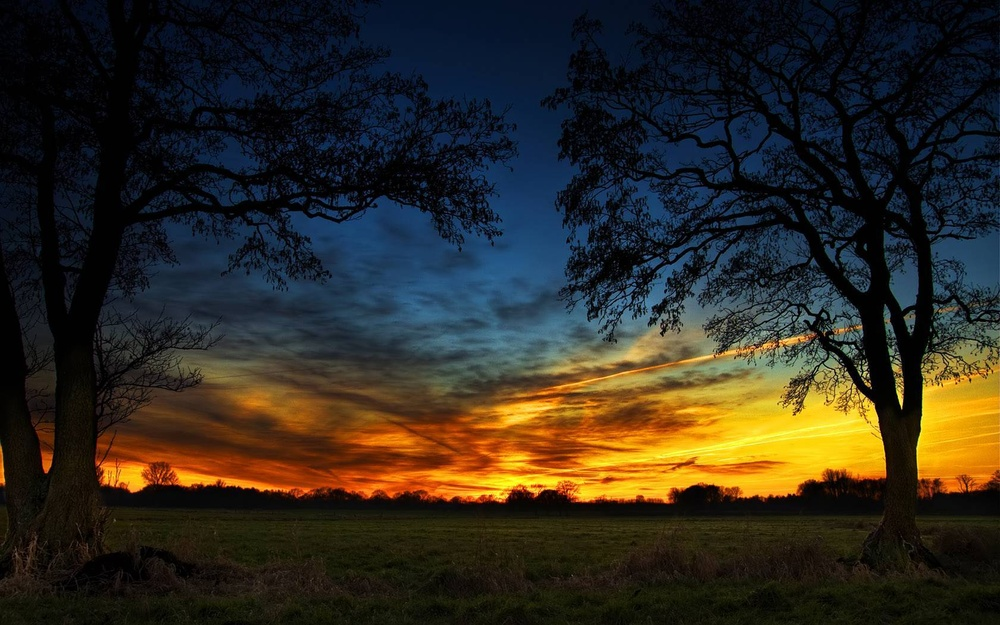
#> input picture download1.jpg, 1000 x 625 px, shrunk from 1680 x 1050 before the run
$ python main.py
#> lines starting #> are read from the running program, lines starting #| are printed output that depends on the picture
import numpy as np
import imageio
import scipy.ndimage
import cv2

img = "download1.jpg"

def rgb2gray(rgb):
    return np.dot(rgb[...,:3],[0.2989,0.5870,0.1140])
    # 2 dimensional array formula to convert image to gray scale

def dodge(front,back):
    final_sketch = front*255/(255-back)

    final_sketch[final_sketch>255]=255
    final_sketch[back==255]=255
    final_sketch[back==255]=255
    return final_sketch.astype('uint8')

ss = imageio.imread(img)
#> ss is the input picture: shape (625, 1000, 3); mean R, G, B 47.3, 42.6, 32.9
gray = rgb2gray(ss)
#> in rgb2gray, `return np.dot(rgb[...,:3],[0.2989,0.5870,0.1140])`:
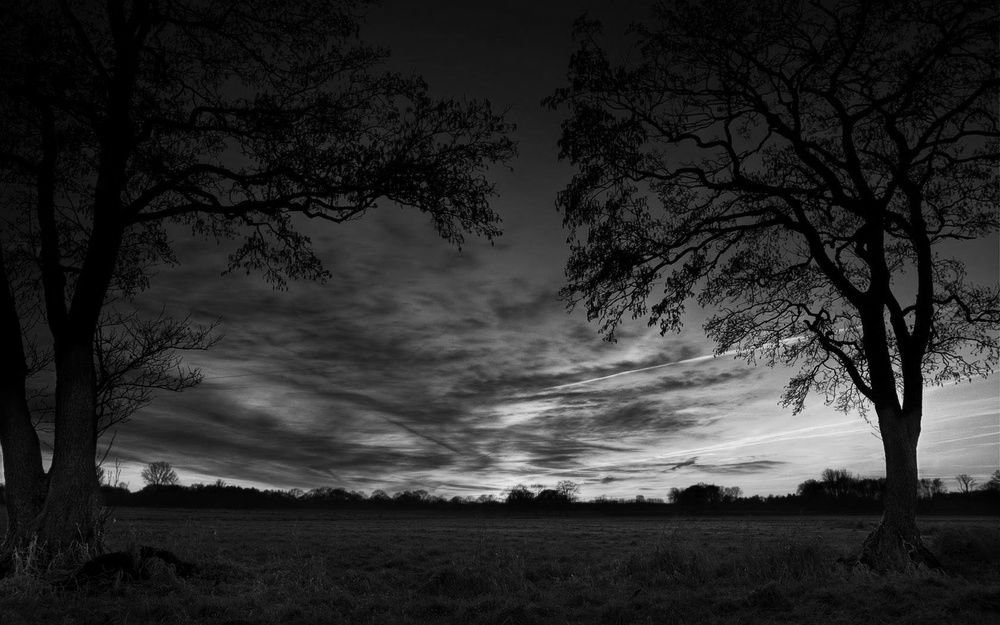
#> returned value: shape (625, 1000) float64; min 0, max 236, mean 42.9

i = 255-gray
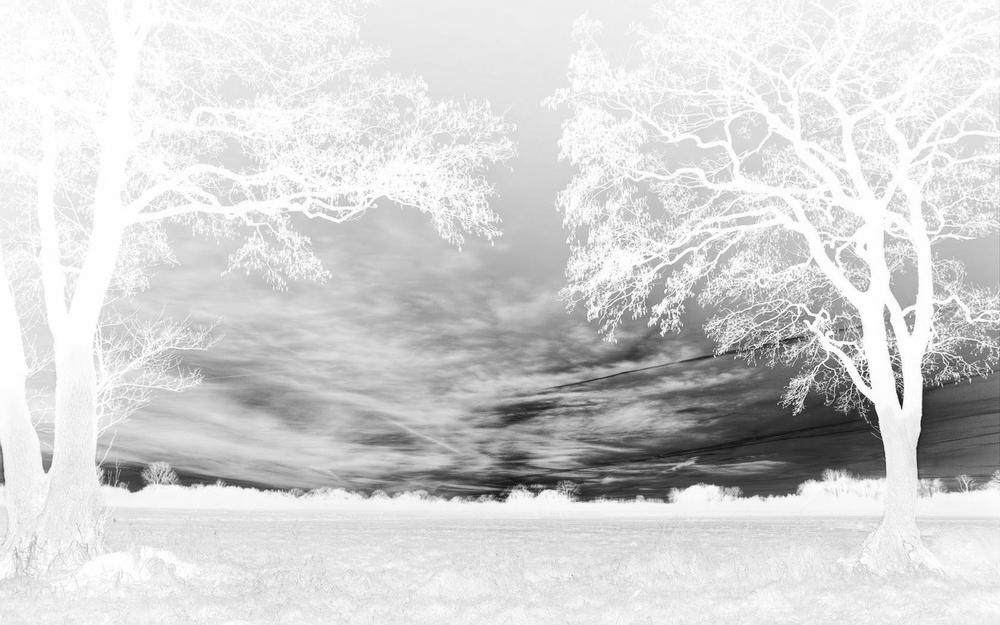
#> i: shape (625, 1000) float64; min 18.97, max 255, mean 212.1


blur = scipy.ndimage.filters.gaussian_filter(i,sigma =15)
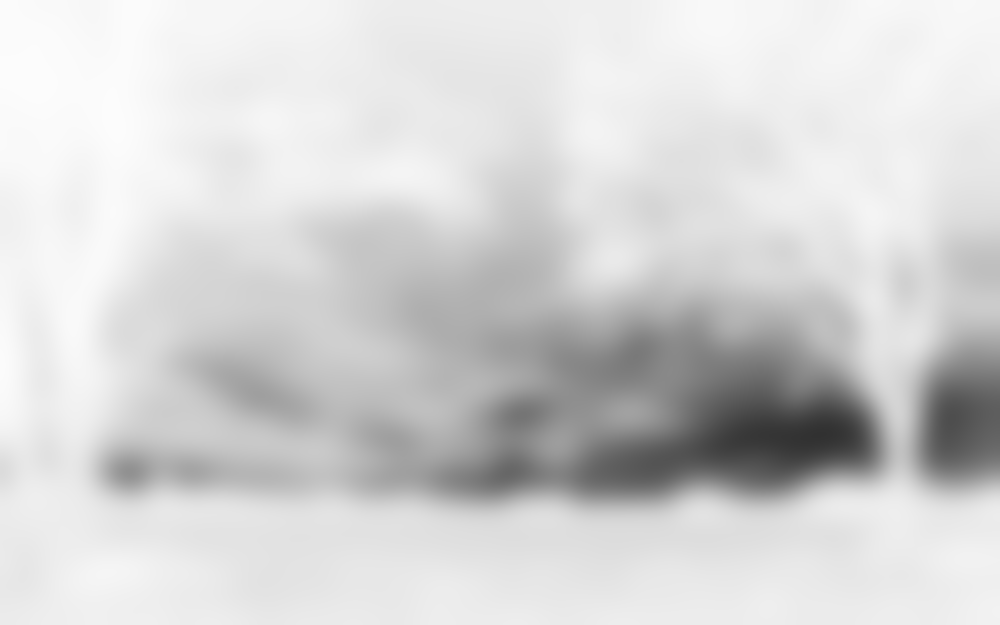
#> blur: shape (625, 1000) float64; min 49.66, max 252.6, mean 212.1
# sigm = intensity of the blueness
r = dodge(blur,gray)
#> in dodge, `final_sketch = front*255/(255-back)`:
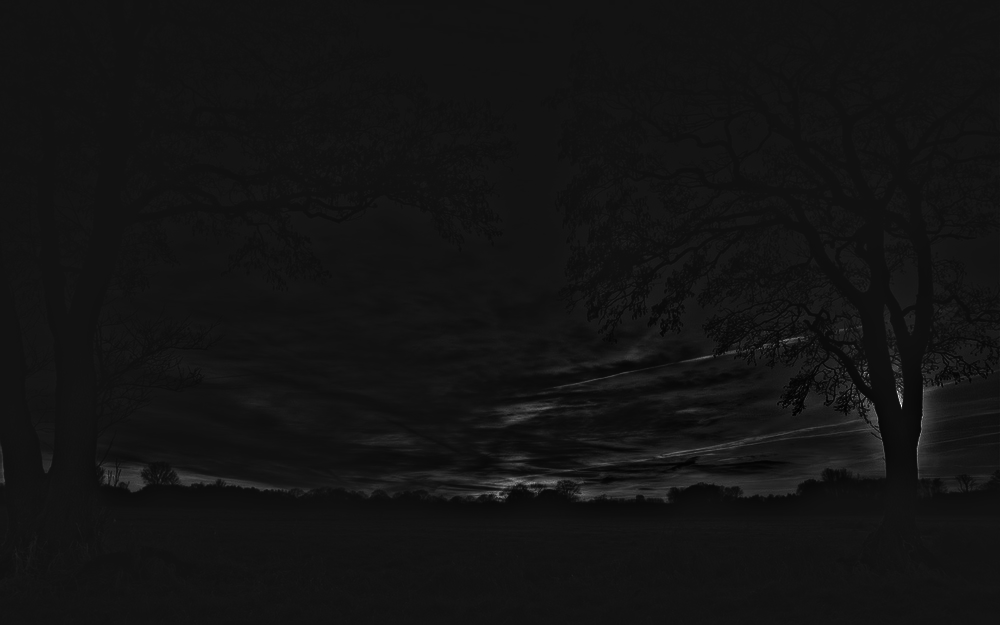
#> final_sketch: shape (625, 1000) float64; min 87.85, max 2321.9, mean 262.4; drawn with min black and max white
#> in dodge, `final_sketch[final_sketch>255]=255`:
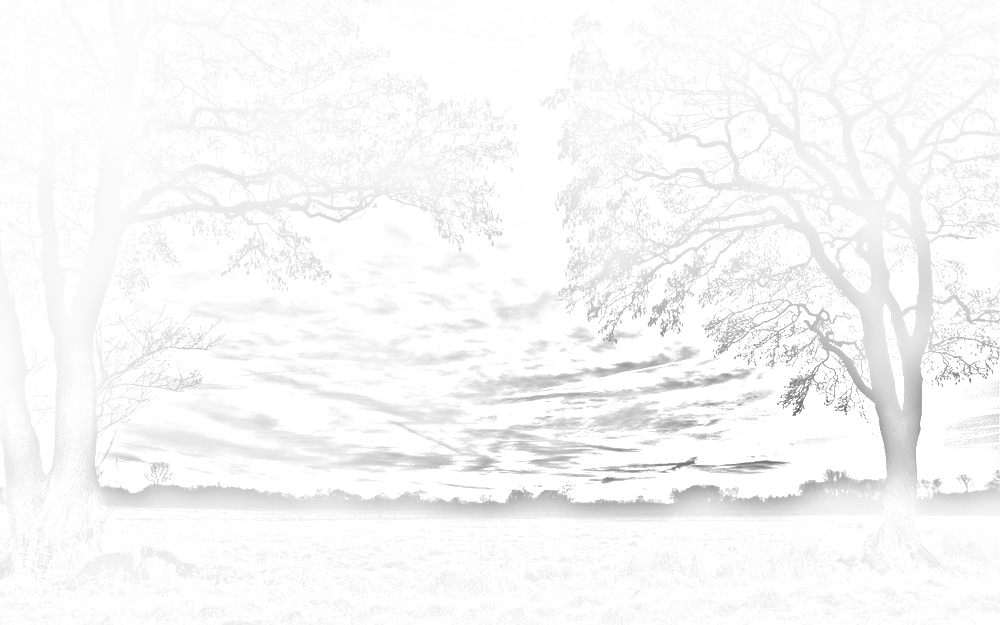
#> final_sketch: shape (625, 1000) float64; min 87.85, max 255, mean 247.4


cv2.imwrite('Teslasketch.png',r)
